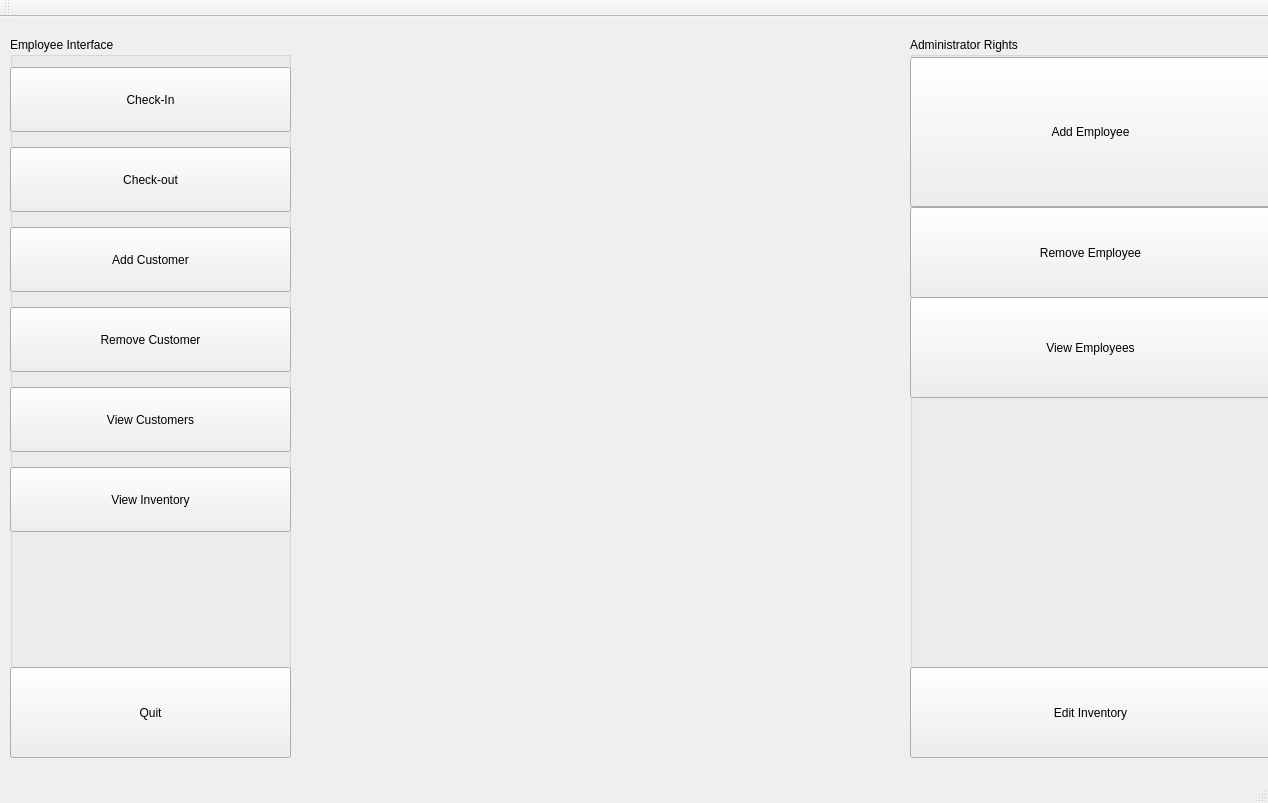
<?xml version="1.0" encoding="UTF-8"?>
<ui version="4.0">
 <class>MainWindow</class>
 <widget class="QMainWindow" name="MainWindow">
  <property name="enabled">
   <bool>true</bool>
  </property>
  <property name="geometry">
   <rect>
    <x>0</x>
    <y>0</y>
    <width>1268</width>
    <height>803</height>
   </rect>
  </property>
  <property name="minimumSize">
   <size>
    <width>600</width>
    <height>600</height>
   </size>
  </property>
  <property name="maximumSize">
   <size>
    <width>1920</width>
    <height>1080</height>
   </size>
  </property>
  <property name="windowTitle">
   <string>Blockbusted</string>
  </property>
  <widget class="QWidget" name="centralWidget">
   <widget class="QGroupBox" name="groupBox_2">
    <property name="geometry">
     <rect>
      <x>910</x>
      <y>20</y>
      <width>361</width>
      <height>721</height>
     </rect>
    </property>
    <property name="title">
     <string>Administrator Rights</string>
    </property>
    <widget class="QPushButton" name="add_emp">
     <property name="geometry">
      <rect>
       <x>0</x>
       <y>20</y>
       <width>361</width>
       <height>150</height>
      </rect>
     </property>
     <property name="sizePolicy">
      <sizepolicy hsizetype="Fixed" vsizetype="Fixed">
       <horstretch>0</horstretch>
       <verstretch>0</verstretch>
      </sizepolicy>
     </property>
     <property name="minimumSize">
      <size>
       <width>300</width>
       <height>150</height>
      </size>
     </property>
     <property name="maximumSize">
      <size>
       <width>500</width>
       <height>150</height>
      </size>
     </property>
     <property name="baseSize">
      <size>
       <width>300</width>
       <height>150</height>
      </size>
     </property>
     <property name="text">
      <string>Add Employee</string>
     </property>
    </widget>
    <widget class="QPushButton" name="remove_emp">
     <property name="geometry">
      <rect>
       <x>0</x>
       <y>170</y>
       <width>361</width>
       <height>91</height>
      </rect>
     </property>
     <property name="text">
      <string>Remove Employee</string>
     </property>
    </widget>
    <widget class="QPushButton" name="view_emp">
     <property name="geometry">
      <rect>
       <x>0</x>
       <y>260</y>
       <width>361</width>
       <height>101</height>
      </rect>
     </property>
     <property name="text">
      <string>View Employees</string>
     </property>
    </widget>
    <widget class="QPushButton" name="edit_Inv">
     <property name="geometry">
      <rect>
       <x>0</x>
       <y>630</y>
       <width>361</width>
       <height>91</height>
      </rect>
     </property>
     <property name="text">
      <string>Edit Inventory</string>
     </property>
    </widget>
   </widget>
   <widget class="QGroupBox" name="groupBox_3">
    <property name="geometry">
     <rect>
      <x>10</x>
      <y>20</y>
      <width>281</width>
      <height>721</height>
     </rect>
    </property>
    <property name="title">
     <string>Employee Interface</string>
    </property>
    <widget class="QLabel" name="label">
     <property name="geometry">
      <rect>
       <x>30</x>
       <y>30</y>
       <width>55</width>
       <height>16</height>
      </rect>
     </property>
     <property name="text">
      <string/>
     </property>
    </widget>
    <widget class="QPushButton" name="fts">
     <property name="geometry">
      <rect>
       <x>0</x>
       <y>630</y>
       <width>281</width>
       <height>91</height>
      </rect>
     </property>
     <property name="sizePolicy">
      <sizepolicy hsizetype="Minimum" vsizetype="Fixed">
       <horstretch>0</horstretch>
       <verstretch>3</verstretch>
      </sizepolicy>
     </property>
     <property name="text">
      <string>Quit</string>
     </property>
    </widget>
    <widget class="QPushButton" name="check_in">
     <property name="geometry">
      <rect>
       <x>0</x>
       <y>30</y>
       <width>281</width>
       <height>65</height>
      </rect>
     </property>
     <property name="text">
      <string>Check-In</string>
     </property>
    </widget>
    <widget class="QPushButton" name="check_out">
     <property name="geometry">
      <rect>
       <x>0</x>
       <y>110</y>
       <width>281</width>
       <height>65</height>
      </rect>
     </property>
     <property name="text">
      <string>Check-out</string>
     </property>
    </widget>
    <widget class="QPushButton" name="add_Customer">
     <property name="geometry">
      <rect>
       <x>0</x>
       <y>190</y>
       <width>281</width>
       <height>65</height>
      </rect>
     </property>
     <property name="text">
      <string>Add Customer</string>
     </property>
    </widget>
    <widget class="QPushButton" name="remove_Customer">
     <property name="geometry">
      <rect>
       <x>0</x>
       <y>270</y>
       <width>281</width>
       <height>65</height>
      </rect>
     </property>
     <property name="text">
      <string>Remove Customer</string>
     </property>
    </widget>
    <widget class="QPushButton" name="view_Customers">
     <property name="geometry">
      <rect>
       <x>0</x>
       <y>350</y>
       <width>281</width>
       <height>65</height>
      </rect>
     </property>
     <property name="text">
      <string>View Customers</string>
     </property>
    </widget>
    <widget class="QPushButton" name="view_Inv">
     <property name="geometry">
      <rect>
       <x>0</x>
       <y>430</y>
       <width>281</width>
       <height>65</height>
      </rect>
     </property>
     <property name="text">
      <string>View Inventory</string>
     </property>
    </widget>
   </widget>
  </widget>
  <widget class="QMenuBar" name="menuBar">
   <property name="geometry">
    <rect>
     <x>0</x>
     <y>0</y>
     <width>1268</width>
     <height>22</height>
    </rect>
   </property>
  </widget>
  <widget class="QToolBar" name="mainToolBar">
   <attribute name="toolBarArea">
    <enum>TopToolBarArea</enum>
   </attribute>
   <attribute name="toolBarBreak">
    <bool>false</bool>
   </attribute>
  </widget>
  <widget class="QStatusBar" name="statusBar"/>
 </widget>
 <layoutdefault spacing="6" margin="11"/>
 <resources/>
 <connections/>
</ui>
